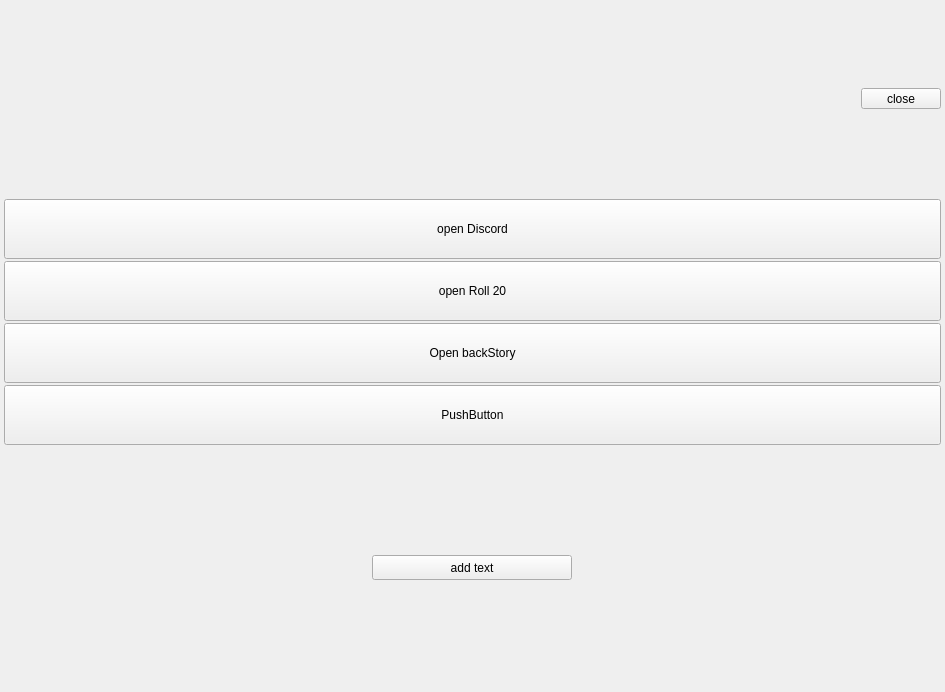
<?xml version="1.0" encoding="UTF-8"?>
<ui version="4.0">
 <class>MainWindow</class>
 <widget class="QMainWindow" name="MainWindow">
  <property name="geometry">
   <rect>
    <x>0</x>
    <y>0</y>
    <width>945</width>
    <height>692</height>
   </rect>
  </property>
  <property name="windowTitle">
   <string>Scheduler</string>
  </property>
  <property name="toolButtonStyle">
   <enum>Qt::ToolButtonTextBesideIcon</enum>
  </property>
  <property name="animated">
   <bool>true</bool>
  </property>
  <property name="documentMode">
   <bool>false</bool>
  </property>
  <widget class="QWidget" name="centralwidget">
   <layout class="QVBoxLayout" name="verticalLayout_2">
    <property name="spacing">
     <number>2</number>
    </property>
    <property name="leftMargin">
     <number>2</number>
    </property>
    <property name="topMargin">
     <number>2</number>
    </property>
    <property name="rightMargin">
     <number>2</number>
    </property>
    <property name="bottomMargin">
     <number>2</number>
    </property>
    <item>
     <widget class="QWidget" name="topBar" native="true">
      <property name="minimumSize">
       <size>
        <width>0</width>
        <height>25</height>
       </size>
      </property>
      <property name="maximumSize">
       <size>
        <width>16777215</width>
        <height>25</height>
       </size>
      </property>
      <layout class="QHBoxLayout" name="horizontalLayout_4">
       <property name="spacing">
        <number>6</number>
       </property>
       <property name="leftMargin">
        <number>2</number>
       </property>
       <property name="topMargin">
        <number>2</number>
       </property>
       <property name="rightMargin">
        <number>2</number>
       </property>
       <property name="bottomMargin">
        <number>2</number>
       </property>
       <item>
        <spacer name="horizontalSpacer">
         <property name="orientation">
          <enum>Qt::Horizontal</enum>
         </property>
         <property name="sizeHint" stdset="0">
          <size>
           <width>40</width>
           <height>20</height>
          </size>
         </property>
        </spacer>
       </item>
       <item>
        <widget class="QPushButton" name="close_btn">
         <property name="maximumSize">
          <size>
           <width>200</width>
           <height>25</height>
          </size>
         </property>
         <property name="text">
          <string>close</string>
         </property>
        </widget>
       </item>
      </layout>
     </widget>
    </item>
    <item>
     <layout class="QGridLayout" name="gridLayout">
      <property name="leftMargin">
       <number>2</number>
      </property>
      <property name="topMargin">
       <number>2</number>
      </property>
      <property name="rightMargin">
       <number>2</number>
      </property>
      <property name="bottomMargin">
       <number>2</number>
      </property>
      <property name="spacing">
       <number>2</number>
      </property>
      <item row="3" column="0">
       <widget class="QPushButton" name="pushButton_2">
        <property name="minimumSize">
         <size>
          <width>0</width>
          <height>60</height>
         </size>
        </property>
        <property name="text">
         <string>PushButton</string>
        </property>
       </widget>
      </item>
      <item row="2" column="0">
       <widget class="QPushButton" name="pushButton_3">
        <property name="minimumSize">
         <size>
          <width>0</width>
          <height>60</height>
         </size>
        </property>
        <property name="text">
         <string>Open backStory</string>
        </property>
       </widget>
      </item>
      <item row="0" column="0">
       <widget class="QPushButton" name="pushButton">
        <property name="minimumSize">
         <size>
          <width>0</width>
          <height>60</height>
         </size>
        </property>
        <property name="text">
         <string>open Discord</string>
        </property>
       </widget>
      </item>
      <item row="1" column="0">
       <widget class="QPushButton" name="pushButton_4">
        <property name="minimumSize">
         <size>
          <width>0</width>
          <height>60</height>
         </size>
        </property>
        <property name="text">
         <string>open Roll 20</string>
        </property>
       </widget>
      </item>
     </layout>
    </item>
    <item>
     <widget class="QWidget" name="bottomBar" native="true">
      <property name="maximumSize">
       <size>
        <width>16777215</width>
        <height>70</height>
       </size>
      </property>
      <layout class="QHBoxLayout" name="horizontalLayout_2">
       <property name="spacing">
        <number>6</number>
       </property>
       <property name="leftMargin">
        <number>2</number>
       </property>
       <property name="topMargin">
        <number>2</number>
       </property>
       <property name="rightMargin">
        <number>2</number>
       </property>
       <property name="bottomMargin">
        <number>2</number>
       </property>
       <item>
        <widget class="QPushButton" name="addTex_btn">
         <property name="maximumSize">
          <size>
           <width>200</width>
           <height>25</height>
          </size>
         </property>
         <property name="text">
          <string>add text</string>
         </property>
        </widget>
       </item>
      </layout>
     </widget>
    </item>
   </layout>
  </widget>
 </widget>
 <resources/>
 <connections/>
</ui>
